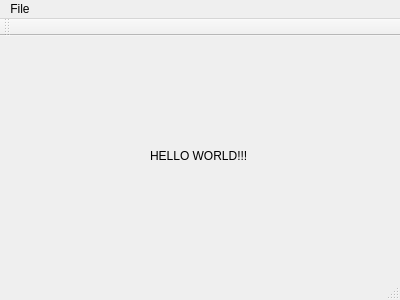
<?xml version="1.0" encoding="UTF-8"?>
<ui version="4.0">
 <class>MainWindow</class>
 <widget class="QMainWindow" name="MainWindow">
  <property name="geometry">
   <rect>
    <x>0</x>
    <y>0</y>
    <width>400</width>
    <height>300</height>
   </rect>
  </property>
  <property name="windowTitle">
   <string>MainWindow</string>
  </property>
  <widget class="QWidget" name="centralWidget">
   <widget class="QLabel" name="label">
    <property name="geometry">
     <rect>
      <x>150</x>
      <y>110</y>
      <width>131</width>
      <height>20</height>
     </rect>
    </property>
    <property name="text">
     <string>HELLO WORLD!!!</string>
    </property>
   </widget>
  </widget>
  <widget class="QToolBar" name="mainToolBar">
   <attribute name="toolBarArea">
    <enum>TopToolBarArea</enum>
   </attribute>
   <attribute name="toolBarBreak">
    <bool>false</bool>
   </attribute>
  </widget>
  <widget class="QStatusBar" name="statusBar"/>
  <widget class="QMenuBar" name="menuBar">
   <property name="geometry">
    <rect>
     <x>0</x>
     <y>0</y>
     <width>400</width>
     <height>21</height>
    </rect>
   </property>
   <widget class="QMenu" name="menuFile">
    <property name="title">
     <string>File</string>
    </property>
   </widget>
   <addaction name="menuFile"/>
  </widget>
 </widget>
 <layoutdefault spacing="6" margin="11"/>
 <resources/>
 <connections/>
</ui>
